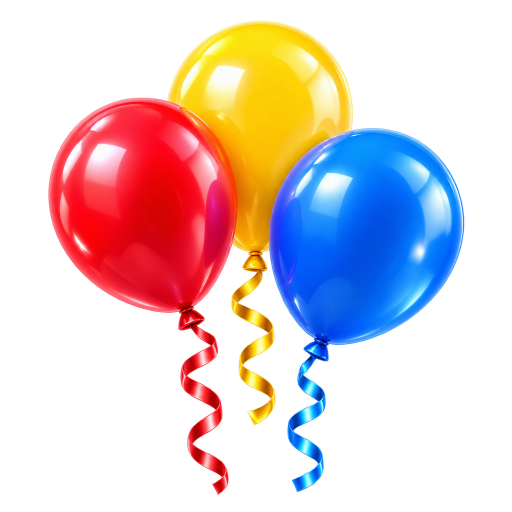
#> input picture art_src/thumb_balloons.png, 1024 x 1024 px, given in place of thumb_popit.png, which was not available (shown at 1/2 size)
$ python process_images.py
#> lines starting #> are read from the running program, lines starting #| are printed output that depends on the picture; after the words box and inside, x2 and y2 are one past the last pixel; in counts of white or black regions, pixels touching at a corner belong together; pictures that were not available may be replaced by others from this repository, and a replacement may not be noted
#!/usr/bin/env python3
"""Turn raw Codex art (art_src/*.png) into small in-game WebP files (assets/img/).

- Toy thumbnails: cropped to their visible pixels, bottom-aligned on a square canvas so
  they sit on the menu shelf, resized to 512px.
- Wood texture: 512px tile.
- Logo: cropped to visible pixels, max 1024px wide.
"""
import subprocess
import tempfile
from pathlib import Path

from PIL import Image

ROOT = Path(__file__).resolve().parent.parent
SRC = ROOT / "art_src"
OUT = ROOT / "assets" / "img"
TOYS = ["popit", "spinner", "bubblewrap", "slime", "switches", "xylophone",
        "sand", "balloons", "drums", "spinart", "zen", "cradle"]


def webp(img, dest, q=82):
    with tempfile.NamedTemporaryFile(suffix=".png", delete=False) as tmp:
        img.save(tmp.name)
        subprocess.run(["cwebp", "-quiet", "-q", str(q), "-alpha_q", "90", "-m", "6",
                        tmp.name, "-o", str(dest)], check=True)
    print(f"{dest.name:24s} {img.size} {dest.stat().st_size // 1024} KB")


def visible_bbox(img, threshold=12):
    a = img.getchannel("A").point(lambda v: 255 if v > threshold else 0)
    return a.getbbox()


def thumb(name, size=512, pad=0.04):
#> called with name = 'popit', size = 512, pad = 0.04
    img = Image.open(SRC / f"thumb_{name}.png").convert("RGBA")
#> img is the input picture: PIL image 1024x1024 RGBA; mean R, G, B, A 63.4, 45, 47.5, 91.6
    img = img.crop(visible_bbox(img))
#> in visible_bbox, `a = img.getchannel("A").point(lambda v: 255 if v > threshold else 0)`:
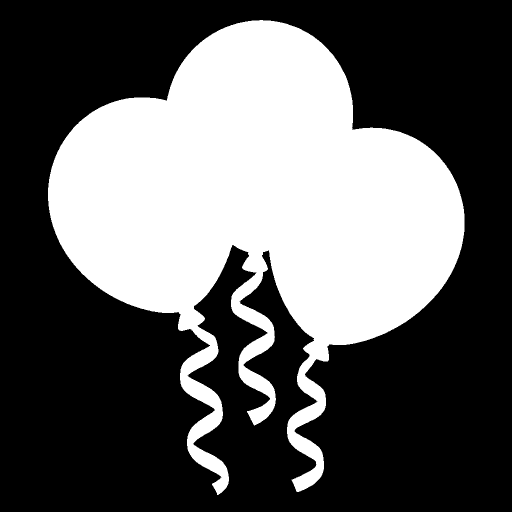
#> a: PIL image 1024x1024 L (shown at 1/2 size); 36.6% white; 1 white region, box (x1, y1, x2, y2) and area: (96, 40, 929, 990) 384170
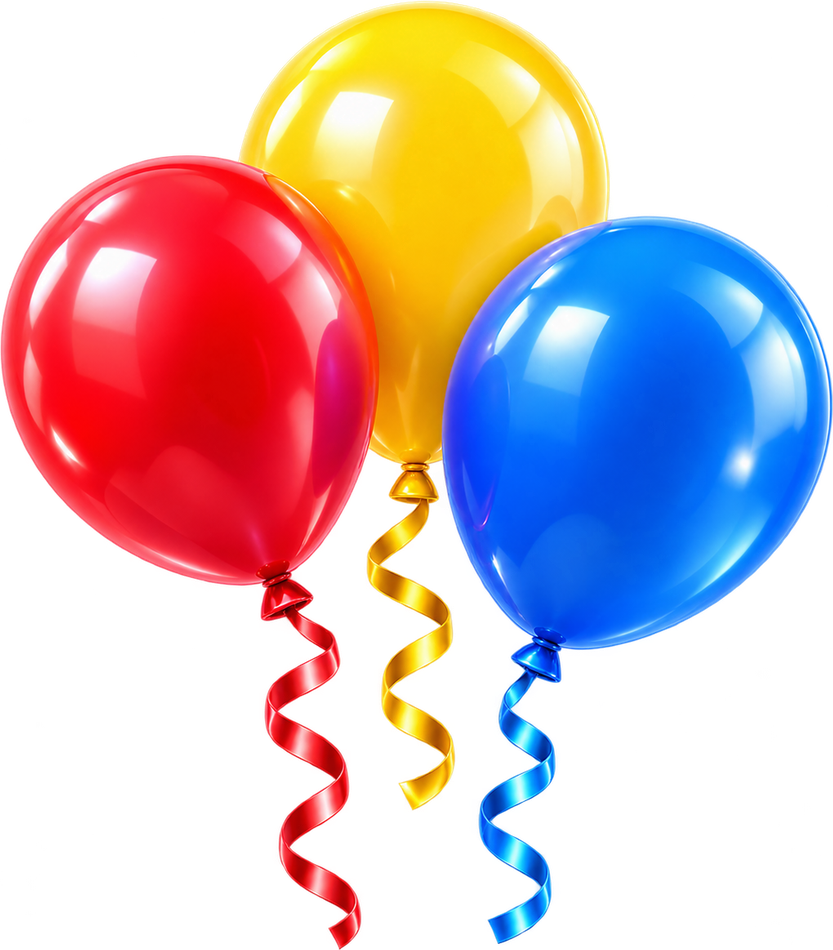
#> img: PIL image 833x950 RGBA; mean R, G, B, A 83.9, 59.6, 62.8, 121.4; transparent parts drawn white
    inner = int(size * (1 - 2 * pad))
    scale = inner / max(img.size)
#> scale = 0.496
    img = img.resize((max(1, round(img.width * scale)), max(1, round(img.height * scale))), Image.LANCZOS)
#> img: PIL image 413x471 RGBA
    canvas = Image.new("RGBA", (size, size), (0, 0, 0, 0))
#> canvas: PIL image 512x512 RGBA; every value is 0
    x = (size - img.width) // 2
#> x = 49
    y = size - int(size * pad * 0.5) - img.height  # bottom aligned
#> y = 31
    canvas.alpha_composite(img, (x, y))
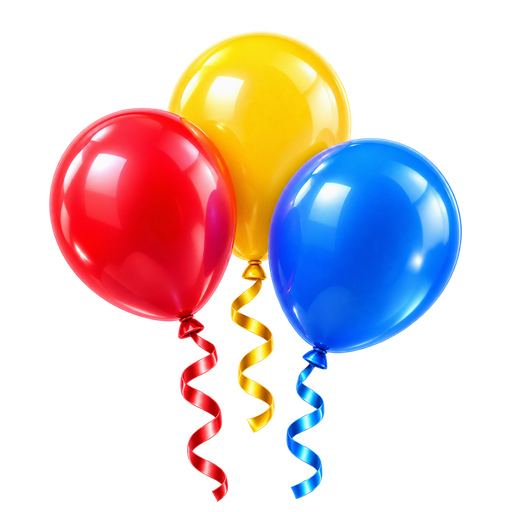
#> canvas: PIL image 512x512 RGBA; mean R, G, B, A 62.4, 44.3, 46.8, 90.1; transparent parts drawn white
    webp(canvas, OUT / f"thumb_{name}.webp")


def main():
    OUT.mkdir(parents=True, exist_ok=True)
    for t in TOYS:
        thumb(t)
    wood = Image.open(SRC / "bg_wood.png").convert("RGB").resize((512, 512), Image.LANCZOS)
    webp(wood, OUT / "bg_wood.webp", q=78)
    logo = Image.open(SRC / "logo.png").convert("RGBA")
    logo = logo.crop(visible_bbox(logo))
    if logo.width > 1024:
        logo = logo.resize((1024, round(logo.height * 1024 / logo.width)), Image.LANCZOS)
    webp(logo, OUT / "logo.webp", q=85)


if __name__ == "__main__":
#> (the run stopped early here; a loop or call above may not have finished)
